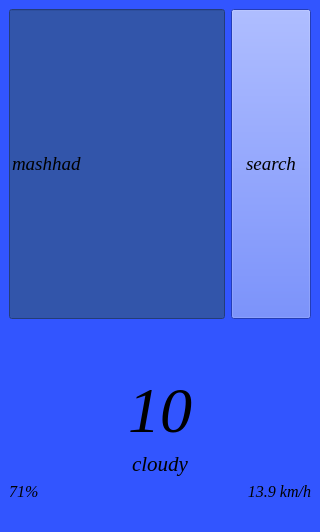
<?xml version="1.0" encoding="UTF-8"?>
<ui version="4.0">
 <class>MainWindow</class>
 <widget class="QMainWindow" name="MainWindow">
  <property name="geometry">
   <rect>
    <x>0</x>
    <y>0</y>
    <width>320</width>
    <height>532</height>
   </rect>
  </property>
  <property name="windowTitle">
   <string>Weather</string>
  </property>
  <property name="windowIcon">
   <iconset>
    <normaloff>images/weather-forecast-tablet-16486.png</normaloff>images/weather-forecast-tablet-16486.png</iconset>
  </property>
  <property name="autoFillBackground">
   <bool>false</bool>
  </property>
  <property name="styleSheet">
   <string notr="true">background-color:rgb(50, 85, 255);</string>
  </property>
  <widget class="QWidget" name="centralwidget">
   <layout class="QGridLayout" name="gridLayout_2">
    <item row="0" column="0">
     <layout class="QGridLayout" name="gridLayout" rowstretch="7" columnstretch="7,0">
      <item row="0" column="1">
       <widget class="QPushButton" name="search">
        <property name="sizePolicy">
         <sizepolicy hsizetype="Minimum" vsizetype="Expanding">
          <horstretch>0</horstretch>
          <verstretch>0</verstretch>
         </sizepolicy>
        </property>
        <property name="font">
         <font>
          <family>Times New Roman</family>
          <pointsize>14</pointsize>
          <italic>true</italic>
         </font>
        </property>
        <property name="styleSheet">
         <string notr="true">background-color:rgb(50,85, 255);</string>
        </property>
        <property name="text">
         <string>search</string>
        </property>
       </widget>
      </item>
      <item row="0" column="0">
       <widget class="QLineEdit" name="textbox">
        <property name="sizePolicy">
         <sizepolicy hsizetype="Expanding" vsizetype="Expanding">
          <horstretch>0</horstretch>
          <verstretch>0</verstretch>
         </sizepolicy>
        </property>
        <property name="font">
         <font>
          <family>Times New Roman</family>
          <pointsize>14</pointsize>
          <italic>true</italic>
          <bold>false</bold>
         </font>
        </property>
        <property name="styleSheet">
         <string notr="true">background-color:rgb(50,85, 170);</string>
        </property>
        <property name="text">
         <string>mashhad</string>
        </property>
        <property name="readOnly">
         <bool>false</bool>
        </property>
       </widget>
      </item>
     </layout>
    </item>
    <item row="1" column="0">
     <layout class="QVBoxLayout" name="verticalLayout">
      <item>
       <widget class="QLabel" name="label_4">
        <property name="maximumSize">
         <size>
          <width>300</width>
          <height>300</height>
         </size>
        </property>
        <property name="font">
         <font>
          <family>Times New Roman</family>
          <pointsize>28</pointsize>
          <italic>true</italic>
         </font>
        </property>
        <property name="text">
         <string/>
        </property>
        <property name="pixmap">
         <pixmap>images/clouds-and-moon-16470.png</pixmap>
        </property>
        <property name="scaledContents">
         <bool>true</bool>
        </property>
        <property name="alignment">
         <set>Qt::AlignCenter</set>
        </property>
        <property name="wordWrap">
         <bool>true</bool>
        </property>
        <property name="indent">
         <number>-1</number>
        </property>
       </widget>
      </item>
      <item>
       <widget class="QLabel" name="label_5">
        <property name="font">
         <font>
          <family>Times New Roman</family>
          <pointsize>48</pointsize>
          <italic>true</italic>
         </font>
        </property>
        <property name="text">
         <string>10</string>
        </property>
        <property name="alignment">
         <set>Qt::AlignCenter</set>
        </property>
       </widget>
      </item>
      <item>
       <widget class="QLabel" name="label">
        <property name="font">
         <font>
          <family>Times New Roman</family>
          <pointsize>16</pointsize>
          <italic>true</italic>
         </font>
        </property>
        <property name="text">
         <string>cloudy</string>
        </property>
        <property name="alignment">
         <set>Qt::AlignCenter</set>
        </property>
       </widget>
      </item>
      <item>
       <layout class="QHBoxLayout" name="horizontalLayout_3">
        <item>
         <widget class="QLabel" name="label_2">
          <property name="font">
           <font>
            <family>Times New Roman</family>
            <pointsize>12</pointsize>
            <italic>true</italic>
           </font>
          </property>
          <property name="text">
           <string>71%</string>
          </property>
         </widget>
        </item>
        <item>
         <widget class="QLabel" name="label_3">
          <property name="font">
           <font>
            <family>Times New Roman</family>
            <pointsize>12</pointsize>
            <italic>true</italic>
           </font>
          </property>
          <property name="layoutDirection">
           <enum>Qt::LeftToRight</enum>
          </property>
          <property name="text">
           <string>13.9 km/h</string>
          </property>
          <property name="alignment">
           <set>Qt::AlignRight|Qt::AlignTrailing|Qt::AlignVCenter</set>
          </property>
         </widget>
        </item>
       </layout>
      </item>
     </layout>
    </item>
   </layout>
  </widget>
  <widget class="QMenuBar" name="menubar">
   <property name="geometry">
    <rect>
     <x>0</x>
     <y>0</y>
     <width>320</width>
     <height>19</height>
    </rect>
   </property>
  </widget>
  <widget class="QStatusBar" name="statusbar"/>
 </widget>
 <resources/>
 <connections/>
</ui>
